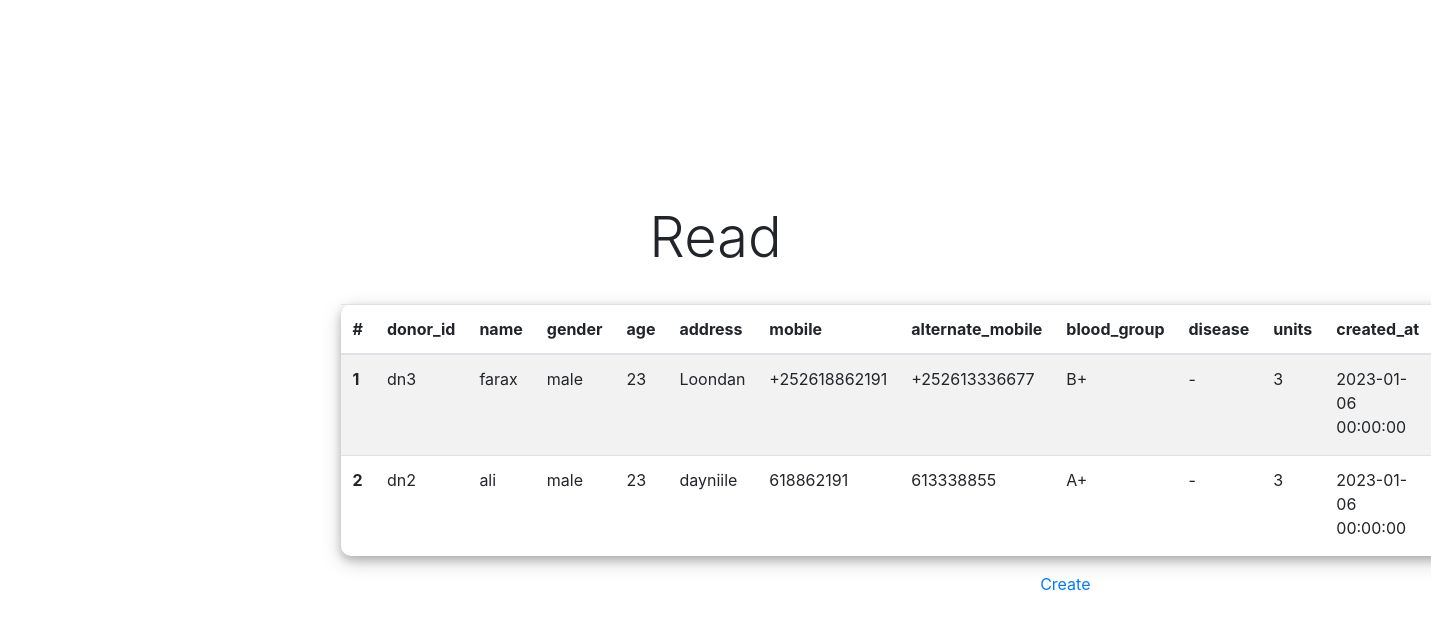
The app's page /read.php with its own data.
### tables this page shows
CREATE TABLE `donors` (
  `id` int(11) NOT NULL,
  `donor_id` varchar(100) DEFAULT NULL,
  `name` varchar(100) DEFAULT NULL,
  `gender` varchar(100) DEFAULT NULL,
  `age` varchar(100) DEFAULT NULL,
  `address` varchar(100) DEFAULT NULL,
  `mobile` varchar(100) DEFAULT NULL,
  `alternate_mobile` varchar(100) DEFAULT NULL,
  `blood_group` varchar(100) DEFAULT NULL,
  `disease` varchar(100) DEFAULT NULL,
  `units` varchar(100) DEFAULT NULL,
  `created_at` datetime DEFAULT NULL
);

### php/read.php (called while the page is built)
<?php
include "db_conn.php";
$sql = "SELECT * FROM donors ORDER BY id DESC";
$result = mysqli_query($conn, $sql);

### read.php (the view, shortened to what this page needs)
<?php include "php/read.php"; ?>
<!DOCTYPE html>
<html>
<head>
	<link rel="stylesheet" href="https://maxcdn.bootstrapcdn.com/bootstrap/4.0.0/css/bootstrap.min.css">
    <link rel="stylesheet" href="css/style.css">
</head>
<body>
	<div class="container">
		<div class="box">
			<h4 class="display-4 text-center">Read</h4><br>
			<?php if (mysqli_num_rows($result)) { ?>
			<table class="table table-striped">
			  <thead>
			    <tr>
			      <th scope="col">#</th>
			      <th scope="col">donor_id</th>
			      <th scope="col">name</th>
				  <th scope="col">gender</th>
			      <th scope="col">age</th>
				  <th scope="col">address</th>
			      <th scope="col">mobile</th>
				  <th scope="col">alternate_mobile</th>
			      <th scope="col">blood_group</th>
				  <th scope="col">disease</th>
				  <th scope="col">units</th>
				  <th scope="col">created_at</th>
			    </tr>
			  </thead>
			  <tbody>
			  	<?php
			  	   $i = 0;
			  	   while($rows = mysqli_fetch_assoc($result)){
			  	   $i++;
			  	 ?>
			    <tr>
			      <th scope="row"><?=$i?></th>
			      <td><?=$rows['donor_id']?></td>
			      <td><?php echo $rows['name']; ?></td>
				  <td><?=$rows['gender']?></td>
			      <td><?php echo $rows['age']; ?></td>
				  <td><?=$rows['address']?></td>
			      <td><?php echo $rows['mobile']; ?></td>
				  <td><?=$rows['alternate_mobile']?></td>
			      <td><?php echo $rows['blood_group']; ?></td>
				  <td><?=$rows['disease']?></td>
			      <td><?php echo $rows['units']; ?></td>
			      <td><?php echo $rows['created_at']; ?></td>
			    </tr>
			    <?php } ?>
			  </tbody>
			</table>
			<?php } ?>
			<div class="link-right">
				<a href="index.php" class="link-primary">Create</a>
			</div>
		</div>
	</div>
</body>
</html>

### css/style.css (style rules this page uses)
.container { min-height: 100vh; display: flex; justify-content: center; align-items: center; flex-direction: column; }
.box { width: 750px; }
.container table { padding: 20px; border-radius: 10px; box-shadow: 0 4px 8px 0 rgba(0, 0, 0, 0.2), 0 6px 20px 0 rgba(0, 0, 0, 0.19); }
.link-right { display: flex; justify-content: flex-end; }

### records on screen
donors: donor "dn3", name "farax", gender "male", age "23", address "Loondan", mobile "+252618862191", alternate_mobile "+252613336677", blood_group "B+", disease "-", units "3", created_at "2023-01-06 00:00:00"
donors: donor "dn2", name "ali", gender "male", age "23", address "dayniile", mobile "618862191", alternate_mobile "613338855", blood_group "A+", disease "-", units "3", created_at "2023-01-06 00:00:00"
